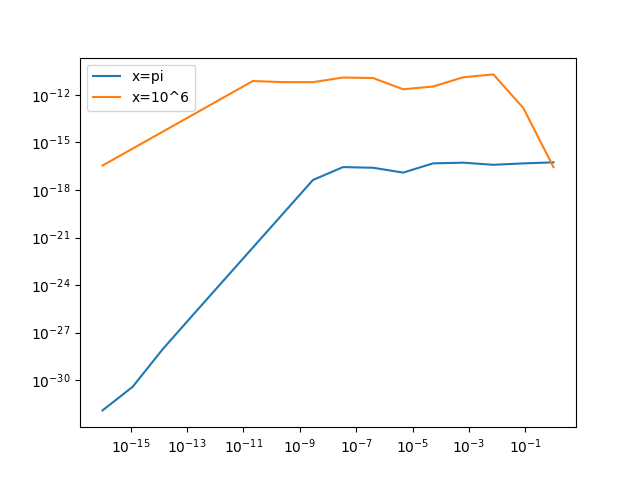

Write Python code to recreate this figure.
import numpy as np
import matplotlib.pyplot as plt

def f(x,d):
    return np.cos(x+d)-np.cos(x)

def F(x,d):
    return -2*np.sin((2*x+d)/2)*np.sin(d/2)

d = 10**(np.linspace(0,-16,16))
x1 = np.pi
x2 = 10**6

plt.plot(d, abs(F(x1,d)-f(x1,d)), label = 'x=pi')
plt.plot(d, abs(F(x2,d)-f(x2,d)), label = 'x=10^6')
plt.xscale('log')
plt.yscale('log')
plt.legend()
plt.show()
